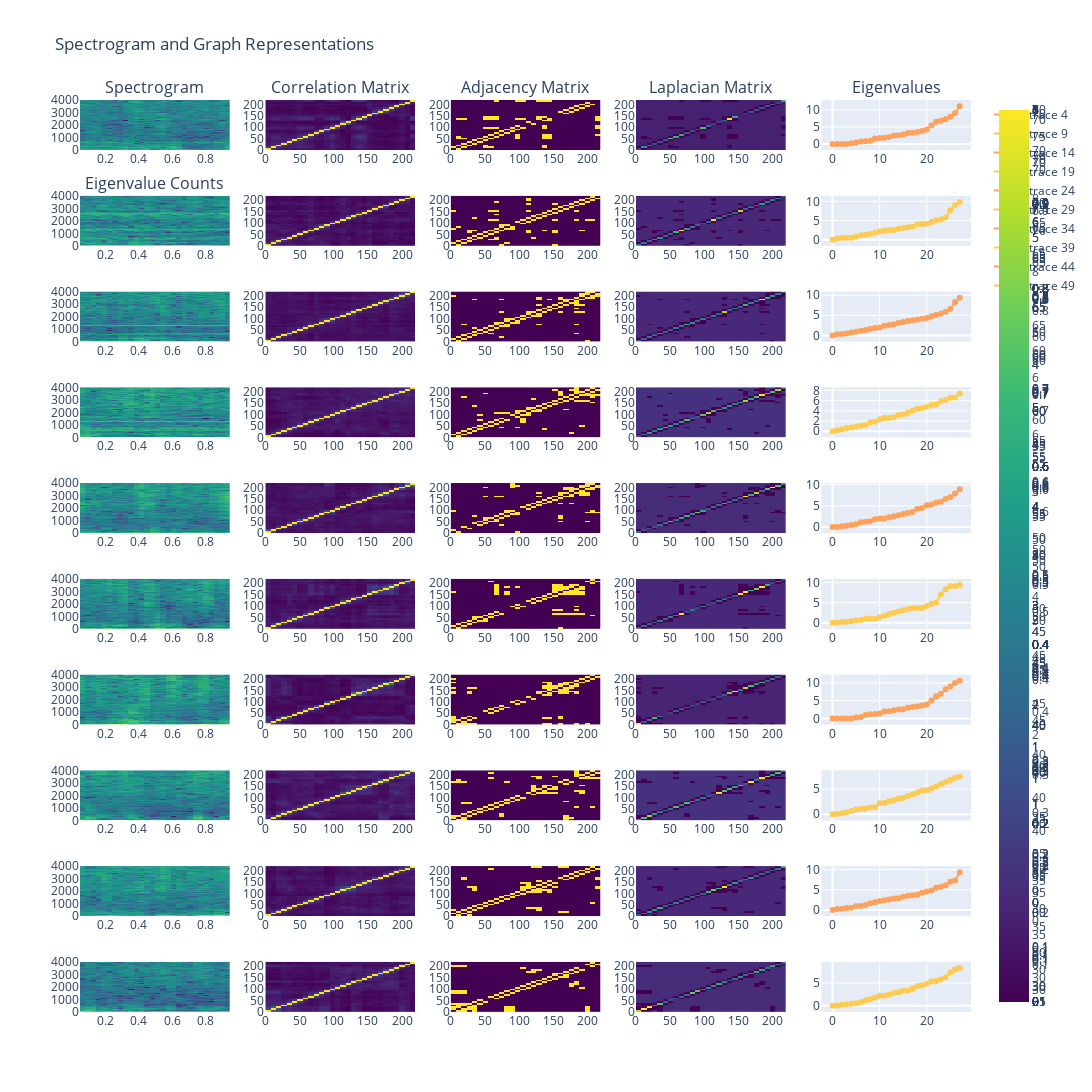

Here is the notebook cell this chart was saved with:
### Code cell
for_show = []

fs = 128000
nfft = 16384
hop = 0.25
window = 'hann'
crop_freq = 4000  # Set to None if no cropping is needed
cutoff_freq = None  # 10  # Hz


for slice in rand_slices:
    res, _ = process_slice(slice, fs, nfft, hop, window, crop_freq, cutoff_freq)
    for_show.append(res)

f, t = _
plot_batch(for_show, f=f, t=t)

### Figure 1 — Plotly figure (JSON) as saved in the notebook; plotly's stock layout.template omitted (floating-point values rounded to 4 significant figures; data arrays with more than 128 entries replaced by an {"elided": "..."} marker saying what was removed)
{"data": [{"colorscale": [[0, "#440154"], [0.1111, "#482878"], [0.2222, "#3e4989"], [0.3333, "#31688e"], [0.4444, "#26828e"], [0.5556, "#1f9e89"], [0.6667, "#35b779"], [0.7778, "#6ece58"], [0.8889, "#b5de2b"], [1, "#fde725"]], "type": "heatmap", "x": [0.064, 0.096, 0.128, 0.16, 0.192, 0.224, 0.256, 0.288, 0.32, 0.352, 0.384, 0.416, 0.448, 0.48, 0.512, 0.544, 0.576, 0.608, 0.64, 0.672, 0.704, 0.736, 0.768, 0.8, 0.832, 0.864, 0.896, 0.928], "xaxis": "x", "y": {"elided": "513 float values"}, "yaxis": "y", "z": {"elided": "513x28 float values"}}, {"colorscale": [[0, "#440154"], [0.1111, "#482878"], [0.2222, "#3e4989"], [0.3333, "#31688e"], [0.4444, "#26828e"], [0.5556, "#1f9e89"], [0.6667, "#35b779"], [0.7778, "#6ece58"], [0.8889, "#b5de2b"], [1, "#fde725"]], "type": "heatmap", "x": {"elided": "513 float values"}, "xaxis": "x2", "y": {"elided": "513 float values"}, "yaxis": "y2", "z": {"elided": "28x28 float values"}}, {"colorscale": [[0, "#440154"], [0.1111, "#482878"], [0.2222, "#3e4989"], [0.3333, "#31688e"], [0.4444, "#26828e"], [0.5556, "#1f9e89"], [0.6667, "#35b779"], [0.7778, "#6ece58"], [0.8889, "#b5de2b"], [1, "#fde725"]], "type": "heatmap", "x": {"elided": "513 float values"}, "xaxis": "x3", "y": {"elided": "513 float values"}, "yaxis": "y3", "z": {"elided": "28x28 int values"}}, {"colorscale": [[0, "#440154"], [0.1111, "#482878"], [0.2222, "#3e4989"], [0.3333, "#31688e"], [0.4444, "#26828e"], [0.5556, "#1f9e89"], [0.6667, "#35b779"], [0.7778, "#6ece58"], [0.8889, "#b5de2b"], [1, "#fde725"]], "type": "heatmap", "x": {"elided": "513 float values"}, "xaxis": "x4", "y": {"elided": "513 float values"}, "yaxis": "y4", "z": {"elided": "28x28 int values"}}, {"mode": "markers+lines", "type": "scatter", "xaxis": "x5", "y": [0.0, 4.127e-16, 4.546e-16, 1.846e-15, 0.1981, 0.4452, 0.6708, 0.753, 0.9184, 1.555, 1.731, 1.803, 2.0, 2.445, 2.578, 2.738, 3.214, 3.247, 3.521, 3.802, 4.22, 5.513, 6.507, 6.776, 7.242, 7.978, 9.084, 11.06], "yaxis": "y5"}, {"colorscale": [[0, "#440154"], [0.1111, "#482878"], [0.2222, "#3e4989"], [0.3333, "#31688e"], [0.4444, "#26828e"], [0.5556, "#1f9e89"], [0.6667, "#35b779"], [0.7778, "#6ece58"], [0.8889, "#b5de2b"], [1, "#fde725"]], "type": "heatmap", "x": [0.064, 0.096, 0.128, 0.16, 0.192, 0.224, 0.256, 0.288, 0.32, 0.352, 0.384, 0.416, 0.448, 0.48, 0.512, 0.544, 0.576, 0.608, 0.64, 0.672, 0.704, 0.736, 0.768, 0.8, 0.832, 0.864, 0.896, 0.928], "xaxis": "x6", "y": {"elided": "513 float values"}, "yaxis": "y6", "z": {"elided": "513x28 float values"}}, {"colorscale": [[0, "#440154"], [0.1111, "#482878"], [0.2222, "#3e4989"], [0.3333, "#31688e"], [0.4444, "#26828e"], [0.5556, "#1f9e89"], [0.6667, "#35b779"], [0.7778, "#6ece58"], [0.8889, "#b5de2b"], [1, "#fde725"]], "type": "heatmap", "x": {"elided": "513 float values"}, "xaxis": "x7", "y": {"elided": "513 float values"}, "yaxis": "y7", "z": {"elided": "28x28 float values"}}, {"colorscale": [[0, "#440154"], [0.1111, "#482878"], [0.2222, "#3e4989"], [0.3333, "#31688e"], [0.4444, "#26828e"], [0.5556, "#1f9e89"], [0.6667, "#35b779"], [0.7778, "#6ece58"], [0.8889, "#b5de2b"], [1, "#fde725"]], "type": "heatmap", "x": {"elided": "513 float values"}, "xaxis": "x8", "y": {"elided": "513 float values"}, "yaxis": "y8", "z": {"elided": "28x28 int values"}}, {"colorscale": [[0, "#440154"], [0.1111, "#482878"], [0.2222, "#3e4989"], [0.3333, "#31688e"], [0.4444, "#26828e"], [0.5556, "#1f9e89"], [0.6667, "#35b779"], [0.7778, "#6ece58"], [0.8889, "#b5de2b"], [1, "#fde725"]], "type": "heatmap", "x": {"elided": "513 float values"}, "xaxis": "x9", "y": {"elided": "513 float values"}, "yaxis": "y9", "z": {"elided": "28x28 int values"}}, {"mode": "markers+lines", "type": "scatter", "xaxis": "x10", "y": [1.509e-16, 0.321, 0.4072, 0.4723, 0.5287, 0.7843, 1.157, 1.288, 1.461, 1.786, 2.149, 2.338, 2.438, 2.533, 2.847, 3.077, 3.236, 3.41, 4.053, 4.123, 4.197, 4.61, 5.1, 5.28, 5.788, 7.707, 9.054, 9.855], "yaxis": "y10"}, {"colorscale": [[0, "#440154"], [0.1111, "#482878"], [0.2222, "#3e4989"], [0.3333, "#31688e"], [0.4444, "#26828e"], [0.5556, "#1f9e89"], [0.6667, "#35b779"], [0.7778, "#6ece58"], [0.8889, "#b5de2b"], [1, "#fde725"]], "type": "heatmap", "x": [0.064, 0.096, 0.128, 0.16, 0.192, 0.224, 0.256, 0.288, 0.32, 0.352, 0.384, 0.416, 0.448, 0.48, 0.512, 0.544, 0.576, 0.608, 0.64, 0.672, 0.704, 0.736, 0.768, 0.8, 0.832, 0.864, 0.896, 0.928], "xaxis": "x11", "y": {"elided": "513 float values"}, "yaxis": "y11", "z": {"elided": "513x28 float values"}}, {"colorscale": [[0, "#440154"], [0.1111, "#482878"], [0.2222, "#3e4989"], [0.3333, "#31688e"], [0.4444, "#26828e"], [0.5556, "#1f9e89"], [0.6667, "#35b779"], [0.7778, "#6ece58"], [0.8889, "#b5de2b"], [1, "#fde725"]], "type": "heatmap", "x": {"elided": "513 float values"}, "xaxis": "x12", "y": {"elided": "513 float values"}, "yaxis": "y12", "z": {"elided": "28x28 float values"}}, {"colorscale": [[0, "#440154"], [0.1111, "#482878"], [0.2222, "#3e4989"], [0.3333, "#31688e"], [0.4444, "#26828e"], [0.5556, "#1f9e89"], [0.6667, "#35b779"], [0.7778, "#6ece58"], [0.8889, "#b5de2b"], [1, "#fde725"]], "type": "heatmap", "x": {"elided": "513 float values"}, "xaxis": "x13", "y": {"elided": "513 float values"}, "yaxis": "y13", "z": {"elided": "28x28 int values"}}, {"colorscale": [[0, "#440154"], [0.1111, "#482878"], [0.2222, "#3e4989"], [0.3333, "#31688e"], [0.4444, "#26828e"], [0.5556, "#1f9e89"], [0.6667, "#35b779"], [0.7778, "#6ece58"], [0.8889, "#b5de2b"], [1, "#fde725"]], "type": "heatmap", "x": {"elided": "513 float values"}, "xaxis": "x14", "y": {"elided": "513 float values"}, "yaxis": "y14", "z": {"elided": "28x28 int values"}}, {"mode": "markers+lines", "type": "scatter", "xaxis": "x15", "y": [4.93e-16, 0.3136, 0.3733, 0.4815, 0.7435, 0.9133, 1.132, 1.326, 1.568, 1.823, 1.942, 2.413, 2.593, 2.784, 3.15, 3.33, 3.582, 3.78, 3.963, 4.111, 4.334, 4.777, 5.047, 5.417, 5.881, 6.565, 8.304, 9.351], "yaxis": "y15"}, {"colorscale": [[0, "#440154"], [0.1111, "#482878"], [0.2222, "#3e4989"], [0.3333, "#31688e"], [0.4444, "#26828e"], [0.5556, "#1f9e89"], [0.6667, "#35b779"], [0.7778, "#6ece58"], [0.8889, "#b5de2b"], [1, "#fde725"]], "type": "heatmap", "x": [0.064, 0.096, 0.128, 0.16, 0.192, 0.224, 0.256, 0.288, 0.32, 0.352, 0.384, 0.416, 0.448, 0.48, 0.512, 0.544, 0.576, 0.608, 0.64, 0.672, 0.704, 0.736, 0.768, 0.8, 0.832, 0.864, 0.896, 0.928], "xaxis": "x16", "y": {"elided": "513 float values"}, "yaxis": "y16", "z": {"elided": "513x28 float values"}}, {"colorscale": [[0, "#440154"], [0.1111, "#482878"], [0.2222, "#3e4989"], [0.3333, "#31688e"], [0.4444, "#26828e"], [0.5556, "#1f9e89"], [0.6667, "#35b779"], [0.7778, "#6ece58"], [0.8889, "#b5de2b"], [1, "#fde725"]], "type": "heatmap", "x": {"elided": "513 float values"}, "xaxis": "x17", "y": {"elided": "513 float values"}, "yaxis": "y17", "z": {"elided": "28x28 float values"}}, {"colorscale": [[0, "#440154"], [0.1111, "#482878"], [0.2222, "#3e4989"], [0.3333, "#31688e"], [0.4444, "#26828e"], [0.5556, "#1f9e89"], [0.6667, "#35b779"], [0.7778, "#6ece58"], [0.8889, "#b5de2b"], [1, "#fde725"]], "type": "heatmap", "x": {"elided": "513 float values"}, "xaxis": "x18", "y": {"elided": "513 float values"}, "yaxis": "y18", "z": {"elided": "28x28 int values"}}, {"colorscale": [[0, "#440154"], [0.1111, "#482878"], [0.2222, "#3e4989"], [0.3333, "#31688e"], [0.4444, "#26828e"], [0.5556, "#1f9e89"], [0.6667, "#35b779"], [0.7778, "#6ece58"], [0.8889, "#b5de2b"], [1, "#fde725"]], "type": "heatmap", "x": {"elided": "513 float values"}, "xaxis": "x19", "y": {"elided": "513 float values"}, "yaxis": "y19", "z": {"elided": "28x28 int values"}}, {"mode": "markers+lines", "type": "scatter", "xaxis": "x20", "y": [-1.335e-15, 0.2025, 0.3112, 0.6385, 0.7296, 0.9326, 1.084, 1.225, 1.738, 1.868, 2.33, 2.593, 2.601, 2.758, 3.201, 3.33, 3.624, 4.086, 4.407, 4.494, 4.816, 5.136, 5.263, 5.908, 6.135, 6.562, 6.629, 7.4], "yaxis": "y20"}, {"colorscale": [[0, "#440154"], [0.1111, "#482878"], [0.2222, "#3e4989"], [0.3333, "#31688e"], [0.4444, "#26828e"], [0.5556, "#1f9e89"], [0.6667, "#35b779"], [0.7778, "#6ece58"], [0.8889, "#b5de2b"], [1, "#fde725"]], "type": "heatmap", "x": [0.064, 0.096, 0.128, 0.16, 0.192, 0.224, 0.256, 0.288, 0.32, 0.352, 0.384, 0.416, 0.448, 0.48, 0.512, 0.544, 0.576, 0.608, 0.64, 0.672, 0.704, 0.736, 0.768, 0.8, 0.832, 0.864, 0.896, 0.928], "xaxis": "x21", "y": {"elided": "513 float values"}, "yaxis": "y21", "z": {"elided": "513x28 float values"}}, {"colorscale": [[0, "#440154"], [0.1111, "#482878"], [0.2222, "#3e4989"], [0.3333, "#31688e"], [0.4444, "#26828e"], [0.5556, "#1f9e89"], [0.6667, "#35b779"], [0.7778, "#6ece58"], [0.8889, "#b5de2b"], [1, "#fde725"]], "type": "heatmap", "x": {"elided": "513 float values"}, "xaxis": "x22", "y": {"elided": "513 float values"}, "yaxis": "y22", "z": {"elided": "28x28 float values"}}, {"colorscale": [[0, "#440154"], [0.1111, "#482878"], [0.2222, "#3e4989"], [0.3333, "#31688e"], [0.4444, "#26828e"], [0.5556, "#1f9e89"], [0.6667, "#35b779"], [0.7778, "#6ece58"], [0.8889, "#b5de2b"], [1, "#fde725"]], "type": "heatmap", "x": {"elided": "513 float values"}, "xaxis": "x23", "y": {"elided": "513 float values"}, "yaxis": "y23", "z": {"elided": "28x28 int values"}}, {"colorscale": [[0, "#440154"], [0.1111, "#482878"], [0.2222, "#3e4989"], [0.3333, "#31688e"], [0.4444, "#26828e"], [0.5556, "#1f9e89"], [0.6667, "#35b779"], [0.7778, "#6ece58"], [0.8889, "#b5de2b"], [1, "#fde725"]], "type": "heatmap", "x": {"elided": "513 float values"}, "xaxis": "x24", "y": {"elided": "513 float values"}, "yaxis": "y24", "z": {"elided": "28x28 int values"}}, {"mode": "markers+lines", "type": "scatter", "xaxis": "x25", "y": [-2.32e-16, 1.37e-15, 0.162, 0.2823, 0.4857, 0.642, 1.129, 1.226, 1.335, 1.807, 1.981, 2.0, 2.29, 2.534, 2.798, 3.058, 3.316, 3.518, 4.283, 4.49, 5.134, 5.32, 5.79, 5.957, 6.599, 7.05, 7.896, 8.917], "yaxis": "y25"}, {"colorscale": [[0, "#440154"], [0.1111, "#482878"], [0.2222, "#3e4989"], [0.3333, "#31688e"], [0.4444, "#26828e"], [0.5556, "#1f9e89"], [0.6667, "#35b779"], [0.7778, "#6ece58"], [0.8889, "#b5de2b"], [1, "#fde725"]], "type": "heatmap", "x": [0.064, 0.096, 0.128, 0.16, 0.192, 0.224, 0.256, 0.288, 0.32, 0.352, 0.384, 0.416, 0.448, 0.48, 0.512, 0.544, 0.576, 0.608, 0.64, 0.672, 0.704, 0.736, 0.768, 0.8, 0.832, 0.864, 0.896, 0.928], "xaxis": "x26", "y": {"elided": "513 float values"}, "yaxis": "y26", "z": {"elided": "513x28 float values"}}, {"colorscale": [[0, "#440154"], [0.1111, "#482878"], [0.2222, "#3e4989"], [0.3333, "#31688e"], [0.4444, "#26828e"], [0.5556, "#1f9e89"], [0.6667, "#35b779"], [0.7778, "#6ece58"], [0.8889, "#b5de2b"], [1, "#fde725"]], "type": "heatmap", "x": {"elided": "513 float values"}, "xaxis": "x27", "y": {"elided": "513 float values"}, "yaxis": "y27", "z": {"elided": "28x28 float values"}}, {"colorscale": [[0, "#440154"], [0.1111, "#482878"], [0.2222, "#3e4989"], [0.3333, "#31688e"], [0.4444, "#26828e"], [0.5556, "#1f9e89"], [0.6667, "#35b779"], [0.7778, "#6ece58"], [0.8889, "#b5de2b"], [1, "#fde725"]], "type": "heatmap", "x": {"elided": "513 float values"}, "xaxis": "x28", "y": {"elided": "513 float values"}, "yaxis": "y28", "z": {"elided": "28x28 int values"}}, {"colorscale": [[0, "#440154"], [0.1111, "#482878"], [0.2222, "#3e4989"], [0.3333, "#31688e"], [0.4444, "#26828e"], [0.5556, "#1f9e89"], [0.6667, "#35b779"], [0.7778, "#6ece58"], [0.8889, "#b5de2b"], [1, "#fde725"]], "type": "heatmap", "x": {"elided": "513 float values"}, "xaxis": "x29", "y": {"elided": "513 float values"}, "yaxis": "y29", "z": {"elided": "28x28 int values"}}, {"mode": "markers+lines", "type": "scatter", "xaxis": "x30", "y": [-1.442e-16, 0.08135, 0.16, 0.2157, 0.3621, 0.536, 0.6964, 1.0, 1.0, 1.011, 1.37, 1.71, 2.146, 2.469, 2.803, 3.099, 3.42, 3.628, 3.652, 3.676, 4.19, 4.733, 5.0, 7.0, 8.359, 9.143, 9.16, 9.38], "yaxis": "y30"}, {"colorscale": [[0, "#440154"], [0.1111, "#482878"], [0.2222, "#3e4989"], [0.3333, "#31688e"], [0.4444, "#26828e"], [0.5556, "#1f9e89"], [0.6667, "#35b779"], [0.7778, "#6ece58"], [0.8889, "#b5de2b"], [1, "#fde725"]], "type": "heatmap", "x": [0.064, 0.096, 0.128, 0.16, 0.192, 0.224, 0.256, 0.288, 0.32, 0.352, 0.384, 0.416, 0.448, 0.48, 0.512, 0.544, 0.576, 0.608, 0.64, 0.672, 0.704, 0.736, 0.768, 0.8, 0.832, 0.864, 0.896, 0.928], "xaxis": "x31", "y": {"elided": "513 float values"}, "yaxis": "y31", "z": {"elided": "513x28 float values"}}, {"colorscale": [[0, "#440154"], [0.1111, "#482878"], [0.2222, "#3e4989"], [0.3333, "#31688e"], [0.4444, "#26828e"], [0.5556, "#1f9e89"], [0.6667, "#35b779"], [0.7778, "#6ece58"], [0.8889, "#b5de2b"], [1, "#fde725"]], "type": "heatmap", "x": {"elided": "513 float values"}, "xaxis": "x32", "y": {"elided": "513 float values"}, "yaxis": "y32", "z": {"elided": "28x28 float values"}}, {"colorscale": [[0, "#440154"], [0.1111, "#482878"], [0.2222, "#3e4989"], [0.3333, "#31688e"], [0.4444, "#26828e"], [0.5556, "#1f9e89"], [0.6667, "#35b779"], [0.7778, "#6ece58"], [0.8889, "#b5de2b"], [1, "#fde725"]], "type": "heatmap", "x": {"elided": "513 float values"}, "xaxis": "x33", "y": {"elided": "513 float values"}, "yaxis": "y33", "z": {"elided": "28x28 int values"}}, {"colorscale": [[0, "#440154"], [0.1111, "#482878"], [0.2222, "#3e4989"], [0.3333, "#31688e"], [0.4444, "#26828e"], [0.5556, "#1f9e89"], [0.6667, "#35b779"], [0.7778, "#6ece58"], [0.8889, "#b5de2b"], [1, "#fde725"]], "type": "heatmap", "x": {"elided": "513 float values"}, "xaxis": "x34", "y": {"elided": "513 float values"}, "yaxis": "y34", "z": {"elided": "28x28 int values"}}, {"mode": "markers+lines", "type": "scatter", "xaxis": "x35", "y": [-1.474e-15, -1.167e-15, 1.054e-17, 1.283e-16, 2.477e-15, 0.2741, 0.382, 1.0, 1.158, 1.241, 1.382, 1.927, 2.0, 2.292, 2.491, 2.618, 3.0, 3.247, 3.453, 3.618, 3.954, 5.039, 6.239, 6.97, 8.187, 9.016, 9.932, 10.58], "yaxis": "y35"}, {"colorscale": [[0, "#440154"], [0.1111, "#482878"], [0.2222, "#3e4989"], [0.3333, "#31688e"], [0.4444, "#26828e"], [0.5556, "#1f9e89"], [0.6667, "#35b779"], [0.7778, "#6ece58"], [0.8889, "#b5de2b"], [1, "#fde725"]], "type": "heatmap", "x": [0.064, 0.096, 0.128, 0.16, 0.192, 0.224, 0.256, 0.288, 0.32, 0.352, 0.384, 0.416, 0.448, 0.48, 0.512, 0.544, 0.576, 0.608, 0.64, 0.672, 0.704, 0.736, 0.768, 0.8, 0.832, 0.864, 0.896, 0.928], "xaxis": "x36", "y": {"elided": "513 float values"}, "yaxis": "y36", "z": {"elided": "513x28 float values"}}, {"colorscale": [[0, "#440154"], [0.1111, "#482878"], [0.2222, "#3e4989"], [0.3333, "#31688e"], [0.4444, "#26828e"], [0.5556, "#1f9e89"], [0.6667, "#35b779"], [0.7778, "#6ece58"], [0.8889, "#b5de2b"], [1, "#fde725"]], "type": "heatmap", "x": {"elided": "513 float values"}, "xaxis": "x37", "y": {"elided": "513 float values"}, "yaxis": "y37", "z": {"elided": "28x28 float values"}}, {"colorscale": [[0, "#440154"], [0.1111, "#482878"], [0.2222, "#3e4989"], [0.3333, "#31688e"], [0.4444, "#26828e"], [0.5556, "#1f9e89"], [0.6667, "#35b779"], [0.7778, "#6ece58"], [0.8889, "#b5de2b"], [1, "#fde725"]], "type": "heatmap", "x": {"elided": "513 float values"}, "xaxis": "x38", "y": {"elided": "513 float values"}, "yaxis": "y38", "z": {"elided": "28x28 int values"}}, {"colorscale": [[0, "#440154"], [0.1111, "#482878"], [0.2222, "#3e4989"], [0.3333, "#31688e"], [0.4444, "#26828e"], [0.5556, "#1f9e89"], [0.6667, "#35b779"], [0.7778, "#6ece58"], [0.8889, "#b5de2b"], [1, "#fde725"]], "type": "heatmap", "x": {"elided": "513 float values"}, "xaxis": "x39", "y": {"elided": "513 float values"}, "yaxis": "y39", "z": {"elided": "28x28 int values"}}, {"mode": "markers+lines", "type": "scatter", "xaxis": "x40", "y": [-3.826e-16, 0.06623, 0.1981, 0.3723, 0.6514, 0.9552, 1.082, 1.161, 1.347, 1.388, 2.182, 2.247, 2.572, 2.782, 3.17, 3.267, 3.711, 4.011, 4.394, 4.752, 4.78, 5.166, 5.584, 6.035, 6.446, 6.843, 7.298, 7.536], "yaxis": "y40"}, {"colorscale": [[0, "#440154"], [0.1111, "#482878"], [0.2222, "#3e4989"], [0.3333, "#31688e"], [0.4444, "#26828e"], [0.5556, "#1f9e89"], [0.6667, "#35b779"], [0.7778, "#6ece58"], [0.8889, "#b5de2b"], [1, "#fde725"]], "type": "heatmap", "x": [0.064, 0.096, 0.128, 0.16, 0.192, 0.224, 0.256, 0.288, 0.32, 0.352, 0.384, 0.416, 0.448, 0.48, 0.512, 0.544, 0.576, 0.608, 0.64, 0.672, 0.704, 0.736, 0.768, 0.8, 0.832, 0.864, 0.896, 0.928], "xaxis": "x41", "y": {"elided": "513 float values"}, "yaxis": "y41", "z": {"elided": "513x28 float values"}}, {"colorscale": [[0, "#440154"], [0.1111, "#482878"], [0.2222, "#3e4989"], [0.3333, "#31688e"], [0.4444, "#26828e"], [0.5556, "#1f9e89"], [0.6667, "#35b779"], [0.7778, "#6ece58"], [0.8889, "#b5de2b"], [1, "#fde725"]], "type": "heatmap", "x": {"elided": "513 float values"}, "xaxis": "x42", "y": {"elided": "513 float values"}, "yaxis": "y42", "z": {"elided": "28x28 float values"}}, {"colorscale": [[0, "#440154"], [0.1111, "#482878"], [0.2222, "#3e4989"], [0.3333, "#31688e"], [0.4444, "#26828e"], [0.5556, "#1f9e89"], [0.6667, "#35b779"], [0.7778, "#6ece58"], [0.8889, "#b5de2b"], [1, "#fde725"]], "type": "heatmap", "x": {"elided": "513 float values"}, "xaxis": "x43", "y": {"elided": "513 float values"}, "yaxis": "y43", "z": {"elided": "28x28 int values"}}, {"colorscale": [[0, "#440154"], [0.1111, "#482878"], [0.2222, "#3e4989"], [0.3333, "#31688e"], [0.4444, "#26828e"], [0.5556, "#1f9e89"], [0.6667, "#35b779"], [0.7778, "#6ece58"], [0.8889, "#b5de2b"], [1, "#fde725"]], "type": "heatmap", "x": {"elided": "513 float values"}, "xaxis": "x44", "y": {"elided": "513 float values"}, "yaxis": "y44", "z": {"elided": "28x28 int values"}}, {"mode": "markers+lines", "type": "scatter", "xaxis": "x45", "y": [-9.389e-17, 0.2123, 0.2821, 0.5037, 0.5532, 0.9824, 0.9957, 1.224, 1.641, 1.932, 2.2, 2.425, 2.575, 2.859, 2.909, 3.254, 3.502, 3.638, 3.736, 4.28, 4.543, 4.823, 5.466, 5.74, 6.096, 7.006, 7.313, 9.308], "yaxis": "y45"}, {"colorscale": [[0, "#440154"], [0.1111, "#482878"], [0.2222, "#3e4989"], [0.3333, "#31688e"], [0.4444, "#26828e"], [0.5556, "#1f9e89"], [0.6667, "#35b779"], [0.7778, "#6ece58"], [0.8889, "#b5de2b"], [1, "#fde725"]], "type": "heatmap", "x": [0.064, 0.096, 0.128, 0.16, 0.192, 0.224, 0.256, 0.288, 0.32, 0.352, 0.384, 0.416, 0.448, 0.48, 0.512, 0.544, 0.576, 0.608, 0.64, 0.672, 0.704, 0.736, 0.768, 0.8, 0.832, 0.864, 0.896, 0.928], "xaxis": "x46", "y": {"elided": "513 float values"}, "yaxis": "y46", "z": {"elided": "513x28 float values"}}, {"colorscale": [[0, "#440154"], [0.1111, "#482878"], [0.2222, "#3e4989"], [0.3333, "#31688e"], [0.4444, "#26828e"], [0.5556, "#1f9e89"], [0.6667, "#35b779"], [0.7778, "#6ece58"], [0.8889, "#b5de2b"], [1, "#fde725"]], "type": "heatmap", "x": {"elided": "513 float values"}, "xaxis": "x47", "y": {"elided": "513 float values"}, "yaxis": "y47", "z": {"elided": "28x28 float values"}}, {"colorscale": [[0, "#440154"], [0.1111, "#482878"], [0.2222, "#3e4989"], [0.3333, "#31688e"], [0.4444, "#26828e"], [0.5556, "#1f9e89"], [0.6667, "#35b779"], [0.7778, "#6ece58"], [0.8889, "#b5de2b"], [1, "#fde725"]], "type": "heatmap", "x": {"elided": "513 float values"}, "xaxis": "x48", "y": {"elided": "513 float values"}, "yaxis": "y48", "z": {"elided": "28x28 int values"}}, {"colorscale": [[0, "#440154"], [0.1111, "#482878"], [0.2222, "#3e4989"], [0.3333, "#31688e"], [0.4444, "#26828e"], [0.5556, "#1f9e89"], [0.6667, "#35b779"], [0.7778, "#6ece58"], [0.8889, "#b5de2b"], [1, "#fde725"]], "type": "heatmap", "x": {"elided": "513 float values"}, "xaxis": "x49", "y": {"elided": "513 float values"}, "yaxis": "y49", "z": {"elided": "28x28 int values"}}, {"mode": "markers+lines", "type": "scatter", "xaxis": "x50", "y": [-1.718e-15, 0.04675, 0.1983, 0.3062, 0.4141, 0.5597, 0.8412, 1.234, 1.452, 1.791, 2.205, 2.222, 2.501, 2.797, 2.973, 3.29, 3.312, 3.809, 4.336, 4.487, 4.854, 5.334, 5.424, 5.748, 6.254, 7.327, 8.0, 8.283], "yaxis": "y50"}], "layout": {"annotations": [{"font": {"size": 16}, "showarrow": false, "text": "Spectrogram", "x": 0.084, "xanchor": "center", "xref": "paper", "y": 1, "yanchor": "bottom", "yref": "paper"}, {"font": {"size": 16}, "showarrow": false, "text": "Correlation Matrix", "x": 0.292, "xanchor": "center", "xref": "paper", "y": 1, "yanchor": "bottom", "yref": "paper"}, {"font": {"size": 16}, "showarrow": false, "text": "Adjacency Matrix", "x": 0.5, "xanchor": "center", "xref": "paper", "y": 1, "yanchor": "bottom", "yref": "paper"}, {"font": {"size": 16}, "showarrow": false, "text": "Laplacian Matrix", "x": 0.708, "xanchor": "center", "xref": "paper", "y": 1, "yanchor": "bottom", "yref": "paper"}, {"font": {"size": 16}, "showarrow": false, "text": "Eigenvalues", "x": 0.916, "xanchor": "center", "xref": "paper", "y": 1, "yanchor": "bottom", "yref": "paper"}, {"font": {"size": 16}, "showarrow": false, "text": "Eigenvalue Counts", "x": 0.084, "xanchor": "center", "xref": "paper", "y": 0.895, "yanchor": "bottom", "yref": "paper"}], "height": 3000, "title": {"text": "Spectrogram and Graph Representations"}, "width": 1500, "xaxis": {"anchor": "y", "domain": [0, 0.168]}, "xaxis10": {"anchor": "y10", "domain": [0.832, 1]}, "xaxis11": {"anchor": "y11", "domain": [0, 0.168]}, "xaxis12": {"anchor": "y12", "domain": [0.208, 0.376]}, "xaxis13": {"anchor": "y13", "domain": [0.416, 0.584]}, "xaxis14": {"anchor": "y14", "domain": [0.624, 0.792]}, "xaxis15": {"anchor": "y15", "domain": [0.832, 1]}, "xaxis16": {"anchor": "y16", "domain": [0, 0.168]}, "xaxis17": {"anchor": "y17", "domain": [0.208, 0.376]}, "xaxis18": {"anchor": "y18", "domain": [0.416, 0.584]}, "xaxis19": {"anchor": "y19", "domain": [0.624, 0.792]}, "xaxis2": {"anchor": "y2", "domain": [0.208, 0.376]}, "xaxis20": {"anchor": "y20", "domain": [0.832, 1]}, "xaxis21": {"anchor": "y21", "domain": [0, 0.168]}, "xaxis22": {"anchor": "y22", "domain": [0.208, 0.376]}, "xaxis23": {"anchor": "y23", "domain": [0.416, 0.584]}, "xaxis24": {"anchor": "y24", "domain": [0.624, 0.792]}, "xaxis25": {"anchor": "y25", "domain": [0.832, 1]}, "xaxis26": {"anchor": "y26", "domain": [0, 0.168]}, "xaxis27": {"anchor": "y27", "domain": [0.208, 0.376]}, "xaxis28": {"anchor": "y28", "domain": [0.416, 0.584]}, "xaxis29": {"anchor": "y29", "domain": [0.624, 0.792]}, "xaxis3": {"anchor": "y3", "domain": [0.416, 0.584]}, "xaxis30": {"anchor": "y30", "domain": [0.832, 1]}, "xaxis31": {"anchor": "y31", "domain": [0, 0.168]}, "xaxis32": {"anchor": "y32", "domain": [0.208, 0.376]}, "xaxis33": {"anchor": "y33", "domain": [0.416, 0.584]}, "xaxis34": {"anchor": "y34", "domain": [0.624, 0.792]}, "xaxis35": {"anchor": "y35", "domain": [0.832, 1]}, "xaxis36": {"anchor": "y36", "domain": [0, 0.168]}, "xaxis37": {"anchor": "y37", "domain": [0.208, 0.376]}, "xaxis38": {"anchor": "y38", "domain": [0.416, 0.584]}, "xaxis39": {"anchor": "y39", "domain": [0.624, 0.792]}, "xaxis4": {"anchor": "y4", "domain": [0.624, 0.792]}, "xaxis40": {"anchor": "y40", "domain": [0.832, 1]}, "xaxis41": {"anchor": "y41", "domain": [0, 0.168]}, "xaxis42": {"anchor": "y42", "domain": [0.208, 0.376]}, "xaxis43": {"anchor": "y43", "domain": [0.416, 0.584]}, "xaxis44": {"anchor": "y44", "domain": [0.624, 0.792]}, "xaxis45": {"anchor": "y45", "domain": [0.832, 1]}, "xaxis46": {"anchor": "y46", "domain": [0, 0.168]}, "xaxis47": {"anchor": "y47", "domain": [0.208, 0.376]}, "xaxis48": {"anchor": "y48", "domain": [0.416, 0.584]}, "xaxis49": {"anchor": "y49", "domain": [0.624, 0.792]}, "xaxis5": {"anchor": "y5", "domain": [0.832, 1]}, "xaxis50": {"anchor": "y50", "domain": [0.832, 1]}, "xaxis6": {"anchor": "y6", "domain": [0, 0.168]}, "xaxis7": {"anchor": "y7", "domain": [0.208, 0.376]}, "xaxis8": {"anchor": "y8", "domain": [0.416, 0.584]}, "xaxis9": {"anchor": "y9", "domain": [0.624, 0.792]}, "yaxis": {"anchor": "x", "domain": [0.945, 1]}, "yaxis10": {"anchor": "x10", "domain": [0.84, 0.895]}, "yaxis11": {"anchor": "x11", "domain": [0.735, 0.79]}, "yaxis12": {"anchor": "x12", "domain": [0.735, 0.79]}, "yaxis13": {"anchor": "x13", "domain": [0.735, 0.79]}, "yaxis14": {"anchor": "x14", "domain": [0.735, 0.79]}, "yaxis15": {"anchor": "x15", "domain": [0.735, 0.79]}, "yaxis16": {"anchor": "x16", "domain": [0.63, 0.685]}, "yaxis17": {"anchor": "x17", "domain": [0.63, 0.685]}, "yaxis18": {"anchor": "x18", "domain": [0.63, 0.685]}, "yaxis19": {"anchor": "x19", "domain": [0.63, 0.685]}, "yaxis2": {"anchor": "x2", "domain": [0.945, 1]}, "yaxis20": {"anchor": "x20", "domain": [0.63, 0.685]}, "yaxis21": {"anchor": "x21", "domain": [0.525, 0.58]}, "yaxis22": {"anchor": "x22", "domain": [0.525, 0.58]}, "yaxis23": {"anchor": "x23", "domain": [0.525, 0.58]}, "yaxis24": {"anchor": "x24", "domain": [0.525, 0.58]}, "yaxis25": {"anchor": "x25", "domain": [0.525, 0.58]}, "yaxis26": {"anchor": "x26", "domain": [0.42, 0.475]}, "yaxis27": {"anchor": "x27", "domain": [0.42, 0.475]}, "yaxis28": {"anchor": "x28", "domain": [0.42, 0.475]}, "yaxis29": {"anchor": "x29", "domain": [0.42, 0.475]}, "yaxis3": {"anchor": "x3", "domain": [0.945, 1]}, "yaxis30": {"anchor": "x30", "domain": [0.42, 0.475]}, "yaxis31": {"anchor": "x31", "domain": [0.315, 0.37]}, "yaxis32": {"anchor": "x32", "domain": [0.315, 0.37]}, "yaxis33": {"anchor": "x33", "domain": [0.315, 0.37]}, "yaxis34": {"anchor": "x34", "domain": [0.315, 0.37]}, "yaxis35": {"anchor": "x35", "domain": [0.315, 0.37]}, "yaxis36": {"anchor": "x36", "domain": [0.21, 0.265]}, "yaxis37": {"anchor": "x37", "domain": [0.21, 0.265]}, "yaxis38": {"anchor": "x38", "domain": [0.21, 0.265]}, "yaxis39": {"anchor": "x39", "domain": [0.21, 0.265]}, "yaxis4": {"anchor": "x4", "domain": [0.945, 1]}, "yaxis40": {"anchor": "x40", "domain": [0.21, 0.265]}, "yaxis41": {"anchor": "x41", "domain": [0.105, 0.16]}, "yaxis42": {"anchor": "x42", "domain": [0.105, 0.16]}, "yaxis43": {"anchor": "x43", "domain": [0.105, 0.16]}, "yaxis44": {"anchor": "x44", "domain": [0.105, 0.16]}, "yaxis45": {"anchor": "x45", "domain": [0.105, 0.16]}, "yaxis46": {"anchor": "x46", "domain": [0, 0.055]}, "yaxis47": {"anchor": "x47", "domain": [0, 0.055]}, "yaxis48": {"anchor": "x48", "domain": [0, 0.055]}, "yaxis49": {"anchor": "x49", "domain": [0, 0.055]}, "yaxis5": {"anchor": "x5", "domain": [0.945, 1]}, "yaxis50": {"anchor": "x50", "domain": [0, 0.055]}, "yaxis6": {"anchor": "x6", "domain": [0.84, 0.895]}, "yaxis7": {"anchor": "x7", "domain": [0.84, 0.895]}, "yaxis8": {"anchor": "x8", "domain": [0.84, 0.895]}, "yaxis9": {"anchor": "x9", "domain": [0.84, 0.895]}}}
